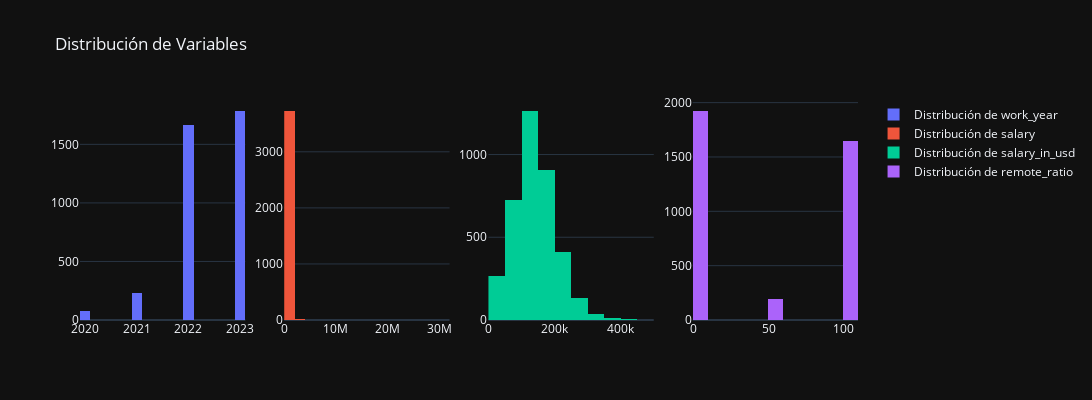

The cell this chart's notebook holds for it:
### Markdown cell above
#### Variables numéricas

### Code cell
cols = ['work_year', 'salary', 'salary_in_usd', 'remote_ratio']
fig = make_subplots(rows=1, cols=4)
for i, col in enumerate(cols):
    fig.add_trace(go.Histogram(x=df[col], nbinsx=20, name=f'Distribución de {cols[i]}'), row=1, col=i+1)
fig.update_layout(height=400, width=1200, title_text="Distribución de Variables", template='plotly_dark',showlegend=True)
fig.show()

### Figure 1 — Plotly figure (JSON) as saved in the notebook; plotly's stock layout.template omitted (floating-point values rounded to 4 significant figures; data arrays with more than 128 entries replaced by an {"elided": "..."} marker saying what was removed)
{"data": [{"name": "Distribución de work_year", "nbinsx": 20, "type": "histogram", "x": {"elided": "3755 int values"}, "xaxis": "x", "yaxis": "y"}, {"name": "Distribución de salary", "nbinsx": 20, "type": "histogram", "x": {"elided": "3755 int values"}, "xaxis": "x2", "yaxis": "y2"}, {"name": "Distribución de salary_in_usd", "nbinsx": 20, "type": "histogram", "x": {"elided": "3755 int values"}, "xaxis": "x3", "yaxis": "y3"}, {"name": "Distribución de remote_ratio", "nbinsx": 20, "type": "histogram", "x": {"elided": "3755 int values"}, "xaxis": "x4", "yaxis": "y4"}], "layout": {"height": 400, "showlegend": true, "title": {"text": "Distribución de Variables"}, "width": 1200, "xaxis": {"anchor": "y", "domain": [0, 0.2125]}, "xaxis2": {"anchor": "y2", "domain": [0.2625, 0.475]}, "xaxis3": {"anchor": "y3", "domain": [0.525, 0.7375]}, "xaxis4": {"anchor": "y4", "domain": [0.7875, 1]}, "yaxis": {"anchor": "x", "domain": [0, 1]}, "yaxis2": {"anchor": "x2", "domain": [0, 1]}, "yaxis3": {"anchor": "x3", "domain": [0, 1]}, "yaxis4": {"anchor": "x4", "domain": [0, 1]}}}
